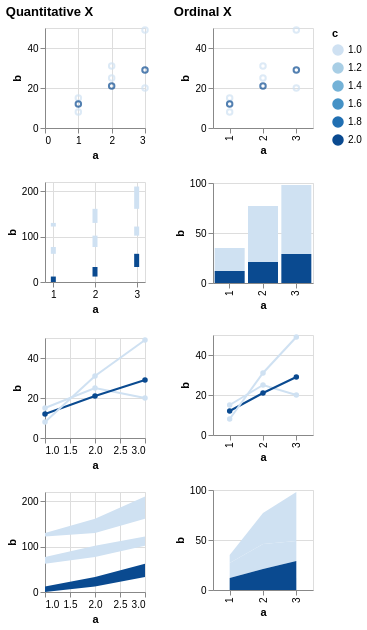

Vega-Lite specification for this chart:
### Vega specification from a JSON file in a GitHub repository (floating-point values rounded to 4 significant figures)
{"$schema": "https://vega.github.io/schema/vega/v6.json", "description": "Testing invalid", "background": "white", "padding": 5, "data": [{"name": "source_0", "values": [{"a": 1, "b": 15, "c": 1}, {"a": 2, "b": 25, "c": 1}, {"a": 3, "b": 20, "c": 1}, {"a": 1, "b": 12, "c": 2}, {"a": 2, "b": 21, "c": 2}, {"a": 3, "b": 29, "c": 2}, {"a": 1, "b": 8, "c": null}, {"a": 2, "b": 31, "c": null}, {"a": 3, "b": 49, "c": null}]}, {"name": "data_0", "source": "source_0", "transform": [{"type": "formula", "expr": "toNumber(datum[\"a\"])", "as": "a"}]}, {"name": "data_2", "source": "data_0", "transform": [{"type": "stack", "groupby": [], "field": "b", "sort": {"field": ["c"], "order": ["descending"]}, "as": ["b_start", "b_end"], "offset": "zero"}]}, {"name": "data_3", "source": "data_0", "transform": [{"type": "stack", "groupby": [], "field": "b", "sort": {"field": ["c"], "order": ["descending"]}, "as": ["b_start", "b_end"], "offset": "zero"}]}, {"name": "data_4", "source": "data_0", "transform": [{"type": "stack", "groupby": ["a"], "field": "b", "sort": {"field": ["c"], "order": ["descending"]}, "as": ["b_start", "b_end"], "offset": "zero"}]}, {"name": "data_5", "source": "data_0", "transform": [{"type": "impute", "field": "b", "groupby": ["c"], "key": "a", "method": "value", "value": 0}, {"type": "stack", "groupby": ["a"], "field": "b", "sort": {"field": ["c"], "order": ["descending"]}, "as": ["b_start", "b_end"], "offset": "zero"}]}], "signals": [{"name": "childWidth", "value": 100}, {"name": "concat_0_childHeight", "value": 100}, {"name": "concat_1_childHeight", "value": 100}], "layout": {"padding": 20, "bounds": "full", "align": "each"}, "marks": [{"type": "group", "name": "concat_0_group", "title": {"text": "Quantitative X", "anchor": "start"}, "layout": {"padding": 20, "columns": 1, "bounds": "full", "align": "each"}, "marks": [{"type": "group", "name": "concat_0_concat_0_group", "style": "cell", "encode": {"update": {"width": {"signal": "childWidth"}, "height": {"signal": "concat_0_childHeight"}}}, "marks": [{"name": "concat_0_concat_0_marks", "type": "symbol", "style": ["point"], "from": {"data": "data_0"}, "encode": {"update": {"opacity": {"value": 0.7}, "fill": {"value": "transparent"}, "stroke": [{"test": "!isValid(datum[\"c\"]) || !isFinite(+datum[\"c\"])", "signal": "scale('color', inrange(0, domain('color')) ? 0 : domain('color')[0])"}, {"scale": "color", "field": "c"}], "tooltip": {"signal": "{\"a\": format(datum[\"a\"], \"\"), \"b\": format(datum[\"b\"], \"\"), \"c\": format(datum[\"c\"], \"\")}"}, "ariaRoleDescription": {"value": "point"}, "description": {"signal": "\"a: \" + (format(datum[\"a\"], \"\")) + \"; b: \" + (format(datum[\"b\"], \"\")) + \"; c: \" + (format(datum[\"c\"], \"\"))"}, "x": [{"test": "!isValid(datum[\"a\"]) || !isFinite(+datum[\"a\"])", "scale": "concat_0_concat_0_x", "value": 0}, {"scale": "concat_0_concat_0_x", "field": "a"}], "y": [{"test": "!isValid(datum[\"b\"]) || !isFinite(+datum[\"b\"])", "scale": "concat_0_concat_0_y", "value": 0}, {"scale": "concat_0_concat_0_y", "field": "b"}]}}}], "axes": [{"scale": "concat_0_concat_0_x", "orient": "bottom", "gridScale": "concat_0_concat_0_y", "grid": true, "tickCount": {"signal": "ceil(childWidth/40)"}, "domain": false, "labels": false, "aria": false, "maxExtent": 0, "minExtent": 0, "ticks": false, "zindex": 0}, {"scale": "concat_0_concat_0_y", "orient": "left", "gridScale": "concat_0_concat_0_x", "grid": true, "tickCount": {"signal": "ceil(concat_0_childHeight/40)"}, "domain": false, "labels": false, "aria": false, "maxExtent": 0, "minExtent": 0, "ticks": false, "zindex": 0}, {"scale": "concat_0_concat_0_x", "orient": "bottom", "grid": false, "title": "a", "labelFlush": true, "labelOverlap": true, "tickCount": {"signal": "ceil(childWidth/40)"}, "zindex": 0}, {"scale": "concat_0_concat_0_y", "orient": "left", "grid": false, "title": "b", "labelOverlap": true, "tickCount": {"signal": "ceil(concat_0_childHeight/40)"}, "zindex": 0}]}, {"type": "group", "name": "concat_0_concat_1_group", "style": "cell", "encode": {"update": {"width": {"signal": "childWidth"}, "height": {"signal": "concat_0_childHeight"}}}, "marks": [{"name": "concat_0_concat_1_marks", "type": "rect", "style": ["bar"], "from": {"data": "data_2"}, "encode": {"update": {"fill": [{"test": "!isValid(datum[\"c\"]) || !isFinite(+datum[\"c\"])", "signal": "scale('color', inrange(0, domain('color')) ? 0 : domain('color')[0])"}, {"scale": "color", "field": "c"}], "tooltip": {"signal": "{\"a\": format(datum[\"a\"], \"\"), \"b\": format(datum[\"b\"], \"\"), \"c\": format(datum[\"c\"], \"\")}"}, "ariaRoleDescription": {"value": "bar"}, "description": {"signal": "\"a: \" + (format(datum[\"a\"], \"\")) + \"; b: \" + (format(datum[\"b\"], \"\")) + \"; c: \" + (format(datum[\"c\"], \"\"))"}, "xc": [{"test": "!isValid(datum[\"a\"]) || !isFinite(+datum[\"a\"])", "signal": "scale('concat_0_concat_1_x', inrange(0, domain('concat_0_concat_1_x')) ? 0 : domain('concat_0_concat_1_x')[0])"}, {"scale": "concat_0_concat_1_x", "field": "a"}], "width": {"value": 5}, "y": {"scale": "concat_0_concat_1_y", "field": "b_end"}, "y2": {"scale": "concat_0_concat_1_y", "field": "b_start"}}}}], "axes": [{"scale": "concat_0_concat_1_x", "orient": "bottom", "gridScale": "concat_0_concat_1_y", "grid": true, "tickCount": {"signal": "ceil(childWidth/40)"}, "domain": false, "labels": false, "aria": false, "maxExtent": 0, "minExtent": 0, "ticks": false, "zindex": 0}, {"scale": "concat_0_concat_1_y", "orient": "left", "gridScale": "concat_0_concat_1_x", "grid": true, "tickCount": {"signal": "ceil(concat_0_childHeight/40)"}, "domain": false, "labels": false, "aria": false, "maxExtent": 0, "minExtent": 0, "ticks": false, "zindex": 0}, {"scale": "concat_0_concat_1_x", "orient": "bottom", "grid": false, "title": "a", "labelFlush": true, "labelOverlap": true, "tickCount": {"signal": "ceil(childWidth/40)"}, "zindex": 0}, {"scale": "concat_0_concat_1_y", "orient": "left", "grid": false, "title": "b", "labelOverlap": true, "tickCount": {"signal": "ceil(concat_0_childHeight/40)"}, "zindex": 0}]}, {"type": "group", "name": "concat_0_concat_2_group", "style": "cell", "encode": {"update": {"width": {"signal": "childWidth"}, "height": {"signal": "concat_0_childHeight"}}}, "marks": [{"name": "concat_0_concat_2_layer_0_pathgroup", "type": "group", "from": {"facet": {"name": "faceted_path_concat_0_concat_2_layer_0_main", "data": "data_0", "groupby": ["c"]}}, "encode": {"update": {"width": {"field": {"group": "width"}}, "height": {"field": {"group": "height"}}}}, "marks": [{"name": "concat_0_concat_2_layer_0_marks", "type": "line", "style": ["line"], "sort": {"field": "x"}, "from": {"data": "faceted_path_concat_0_concat_2_layer_0_main"}, "encode": {"update": {"stroke": [{"test": "!isValid(datum[\"c\"]) || !isFinite(+datum[\"c\"])", "signal": "scale('color', inrange(0, domain('color')) ? 0 : domain('color')[0])"}, {"scale": "color", "field": "c"}], "tooltip": {"signal": "{\"a\": format(datum[\"a\"], \"\"), \"b\": format(datum[\"b\"], \"\"), \"c\": format(datum[\"c\"], \"\")}"}, "description": {"signal": "\"a: \" + (format(datum[\"a\"], \"\")) + \"; b: \" + (format(datum[\"b\"], \"\")) + \"; c: \" + (format(datum[\"c\"], \"\"))"}, "x": [{"test": "!isValid(datum[\"a\"]) || !isFinite(+datum[\"a\"])", "signal": "scale('concat_0_concat_2_x', inrange(0, domain('concat_0_concat_2_x')) ? 0 : domain('concat_0_concat_2_x')[0])"}, {"scale": "concat_0_concat_2_x", "field": "a"}], "y": [{"test": "!isValid(datum[\"b\"]) || !isFinite(+datum[\"b\"])", "scale": "concat_0_concat_2_y", "value": 0}, {"scale": "concat_0_concat_2_y", "field": "b"}]}}}]}, {"name": "concat_0_concat_2_layer_1_marks", "type": "symbol", "style": ["point"], "from": {"data": "data_0"}, "encode": {"update": {"opacity": {"value": 1}, "fill": [{"test": "!isValid(datum[\"c\"]) || !isFinite(+datum[\"c\"])", "signal": "scale('color', inrange(0, domain('color')) ? 0 : domain('color')[0])"}, {"scale": "color", "field": "c"}], "tooltip": {"signal": "{\"a\": format(datum[\"a\"], \"\"), \"b\": format(datum[\"b\"], \"\"), \"c\": format(datum[\"c\"], \"\")}"}, "ariaRoleDescription": {"value": "point"}, "description": {"signal": "\"a: \" + (format(datum[\"a\"], \"\")) + \"; b: \" + (format(datum[\"b\"], \"\")) + \"; c: \" + (format(datum[\"c\"], \"\"))"}, "x": [{"test": "!isValid(datum[\"a\"]) || !isFinite(+datum[\"a\"])", "signal": "scale('concat_0_concat_2_x', inrange(0, domain('concat_0_concat_2_x')) ? 0 : domain('concat_0_concat_2_x')[0])"}, {"scale": "concat_0_concat_2_x", "field": "a"}], "y": [{"test": "!isValid(datum[\"b\"]) || !isFinite(+datum[\"b\"])", "scale": "concat_0_concat_2_y", "value": 0}, {"scale": "concat_0_concat_2_y", "field": "b"}]}}}], "axes": [{"scale": "concat_0_concat_2_x", "orient": "bottom", "gridScale": "concat_0_concat_2_y", "grid": true, "tickCount": {"signal": "ceil(childWidth/40)"}, "domain": false, "labels": false, "aria": false, "maxExtent": 0, "minExtent": 0, "ticks": false, "zindex": 0}, {"scale": "concat_0_concat_2_y", "orient": "left", "gridScale": "concat_0_concat_2_x", "grid": true, "tickCount": {"signal": "ceil(concat_0_childHeight/40)"}, "domain": false, "labels": false, "aria": false, "maxExtent": 0, "minExtent": 0, "ticks": false, "zindex": 0}, {"scale": "concat_0_concat_2_x", "orient": "bottom", "grid": false, "title": "a", "labelFlush": true, "labelOverlap": true, "tickCount": {"signal": "ceil(childWidth/40)"}, "zindex": 0}, {"scale": "concat_0_concat_2_y", "orient": "left", "grid": false, "title": "b", "labelOverlap": true, "tickCount": {"signal": "ceil(concat_0_childHeight/40)"}, "zindex": 0}]}, {"type": "group", "name": "concat_0_concat_3_group", "style": "cell", "encode": {"update": {"width": {"signal": "childWidth"}, "height": {"signal": "concat_0_childHeight"}}}, "marks": [{"name": "concat_0_concat_3_pathgroup", "type": "group", "from": {"facet": {"name": "faceted_path_concat_0_concat_3_main", "data": "data_3", "groupby": ["c"]}}, "encode": {"update": {"width": {"field": {"group": "width"}}, "height": {"field": {"group": "height"}}}}, "marks": [{"name": "concat_0_concat_3_marks", "type": "area", "style": ["area"], "sort": {"field": "x"}, "from": {"data": "faceted_path_concat_0_concat_3_main"}, "encode": {"update": {"orient": {"value": "vertical"}, "fill": [{"test": "!isValid(datum[\"c\"]) || !isFinite(+datum[\"c\"])", "signal": "scale('color', inrange(0, domain('color')) ? 0 : domain('color')[0])"}, {"scale": "color", "field": "c"}], "tooltip": {"signal": "{\"a\": format(datum[\"a\"], \"\"), \"b\": format(datum[\"b\"], \"\"), \"c\": format(datum[\"c\"], \"\")}"}, "description": {"signal": "\"a: \" + (format(datum[\"a\"], \"\")) + \"; b: \" + (format(datum[\"b\"], \"\")) + \"; c: \" + (format(datum[\"c\"], \"\"))"}, "x": [{"test": "!isValid(datum[\"a\"]) || !isFinite(+datum[\"a\"])", "signal": "scale('concat_0_concat_3_x', inrange(0, domain('concat_0_concat_3_x')) ? 0 : domain('concat_0_concat_3_x')[0])"}, {"scale": "concat_0_concat_3_x", "field": "a"}], "y": {"scale": "concat_0_concat_3_y", "field": "b_end"}, "y2": {"scale": "concat_0_concat_3_y", "field": "b_start"}}}}]}], "axes": [{"scale": "concat_0_concat_3_x", "orient": "bottom", "gridScale": "concat_0_concat_3_y", "grid": true, "tickCount": {"signal": "ceil(childWidth/40)"}, "domain": false, "labels": false, "aria": false, "maxExtent": 0, "minExtent": 0, "ticks": false, "zindex": 0}, {"scale": "concat_0_concat_3_y", "orient": "left", "gridScale": "concat_0_concat_3_x", "grid": true, "tickCount": {"signal": "ceil(concat_0_childHeight/40)"}, "domain": false, "labels": false, "aria": false, "maxExtent": 0, "minExtent": 0, "ticks": false, "zindex": 0}, {"scale": "concat_0_concat_3_x", "orient": "bottom", "grid": false, "title": "a", "labelFlush": true, "labelOverlap": true, "tickCount": {"signal": "ceil(childWidth/40)"}, "zindex": 0}, {"scale": "concat_0_concat_3_y", "orient": "left", "grid": false, "title": "b", "labelOverlap": true, "tickCount": {"signal": "ceil(concat_0_childHeight/40)"}, "zindex": 0}]}]}, {"type": "group", "name": "concat_1_group", "title": {"text": "Ordinal X", "anchor": "start"}, "layout": {"padding": 20, "columns": 1, "bounds": "full", "align": "each"}, "marks": [{"type": "group", "name": "concat_1_concat_0_group", "style": "cell", "encode": {"update": {"width": {"signal": "childWidth"}, "height": {"signal": "concat_1_childHeight"}}}, "marks": [{"name": "concat_1_concat_0_marks", "type": "symbol", "style": ["point"], "from": {"data": "data_0"}, "encode": {"update": {"opacity": {"value": 0.7}, "fill": {"value": "transparent"}, "stroke": [{"test": "!isValid(datum[\"c\"]) || !isFinite(+datum[\"c\"])", "signal": "scale('color', inrange(0, domain('color')) ? 0 : domain('color')[0])"}, {"scale": "color", "field": "c"}], "tooltip": {"signal": "{\"a\": isValid(datum[\"a\"]) ? datum[\"a\"] : \"\"+datum[\"a\"], \"b\": format(datum[\"b\"], \"\"), \"c\": format(datum[\"c\"], \"\")}"}, "ariaRoleDescription": {"value": "point"}, "description": {"signal": "\"a: \" + (isValid(datum[\"a\"]) ? datum[\"a\"] : \"\"+datum[\"a\"]) + \"; b: \" + (format(datum[\"b\"], \"\")) + \"; c: \" + (format(datum[\"c\"], \"\"))"}, "x": {"scale": "concat_1_concat_0_x", "field": "a"}, "y": [{"test": "!isValid(datum[\"b\"]) || !isFinite(+datum[\"b\"])", "scale": "concat_1_concat_0_y", "value": 0}, {"scale": "concat_1_concat_0_y", "field": "b"}]}}}], "axes": [{"scale": "concat_1_concat_0_y", "orient": "left", "gridScale": "concat_1_concat_0_x", "grid": true, "tickCount": {"signal": "ceil(concat_1_childHeight/40)"}, "domain": false, "labels": false, "aria": false, "maxExtent": 0, "minExtent": 0, "ticks": false, "zindex": 0}, {"scale": "concat_1_concat_0_x", "orient": "bottom", "grid": false, "title": "a", "labelAlign": "right", "labelAngle": 270, "labelBaseline": "middle", "zindex": 0}, {"scale": "concat_1_concat_0_y", "orient": "left", "grid": false, "title": "b", "labelOverlap": true, "tickCount": {"signal": "ceil(concat_1_childHeight/40)"}, "zindex": 0}]}, {"type": "group", "name": "concat_1_concat_1_group", "style": "cell", "encode": {"update": {"width": {"signal": "childWidth"}, "height": {"signal": "concat_1_childHeight"}}}, "marks": [{"name": "concat_1_concat_1_marks", "type": "rect", "style": ["bar"], "from": {"data": "data_4"}, "encode": {"update": {"fill": [{"test": "!isValid(datum[\"c\"]) || !isFinite(+datum[\"c\"])", "signal": "scale('color', inrange(0, domain('color')) ? 0 : domain('color')[0])"}, {"scale": "color", "field": "c"}], "tooltip": {"signal": "{\"a\": isValid(datum[\"a\"]) ? datum[\"a\"] : \"\"+datum[\"a\"], \"b\": format(datum[\"b\"], \"\"), \"c\": format(datum[\"c\"], \"\")}"}, "ariaRoleDescription": {"value": "bar"}, "description": {"signal": "\"a: \" + (isValid(datum[\"a\"]) ? datum[\"a\"] : \"\"+datum[\"a\"]) + \"; b: \" + (format(datum[\"b\"], \"\")) + \"; c: \" + (format(datum[\"c\"], \"\"))"}, "x": {"scale": "concat_1_concat_1_x", "field": "a"}, "width": {"signal": "max(0.25, bandwidth('concat_1_concat_1_x'))"}, "y": {"scale": "concat_1_concat_1_y", "field": "b_end"}, "y2": {"scale": "concat_1_concat_1_y", "field": "b_start"}}}}], "axes": [{"scale": "concat_1_concat_1_y", "orient": "left", "gridScale": "concat_1_concat_1_x", "grid": true, "tickCount": {"signal": "ceil(concat_1_childHeight/40)"}, "domain": false, "labels": false, "aria": false, "maxExtent": 0, "minExtent": 0, "ticks": false, "zindex": 0}, {"scale": "concat_1_concat_1_x", "orient": "bottom", "grid": false, "title": "a", "labelAlign": "right", "labelAngle": 270, "labelBaseline": "middle", "zindex": 0}, {"scale": "concat_1_concat_1_y", "orient": "left", "grid": false, "title": "b", "labelOverlap": true, "tickCount": {"signal": "ceil(concat_1_childHeight/40)"}, "zindex": 0}]}, {"type": "group", "name": "concat_1_concat_2_group", "style": "cell", "encode": {"update": {"width": {"signal": "childWidth"}, "height": {"signal": "concat_1_childHeight"}}}, "marks": [{"name": "concat_1_concat_2_layer_0_pathgroup", "type": "group", "from": {"facet": {"name": "faceted_path_concat_1_concat_2_layer_0_main", "data": "data_0", "groupby": ["c"]}}, "encode": {"update": {"width": {"field": {"group": "width"}}, "height": {"field": {"group": "height"}}}}, "marks": [{"name": "concat_1_concat_2_layer_0_marks", "type": "line", "style": ["line"], "sort": {"field": "x"}, "from": {"data": "faceted_path_concat_1_concat_2_layer_0_main"}, "encode": {"update": {"stroke": [{"test": "!isValid(datum[\"c\"]) || !isFinite(+datum[\"c\"])", "signal": "scale('color', inrange(0, domain('color')) ? 0 : domain('color')[0])"}, {"scale": "color", "field": "c"}], "tooltip": {"signal": "{\"a\": isValid(datum[\"a\"]) ? datum[\"a\"] : \"\"+datum[\"a\"], \"b\": format(datum[\"b\"], \"\"), \"c\": format(datum[\"c\"], \"\")}"}, "description": {"signal": "\"a: \" + (isValid(datum[\"a\"]) ? datum[\"a\"] : \"\"+datum[\"a\"]) + \"; b: \" + (format(datum[\"b\"], \"\")) + \"; c: \" + (format(datum[\"c\"], \"\"))"}, "x": {"scale": "concat_1_concat_2_x", "field": "a"}, "y": [{"test": "!isValid(datum[\"b\"]) || !isFinite(+datum[\"b\"])", "scale": "concat_1_concat_2_y", "value": 0}, {"scale": "concat_1_concat_2_y", "field": "b"}]}}}]}, {"name": "concat_1_concat_2_layer_1_marks", "type": "symbol", "style": ["point"], "from": {"data": "data_0"}, "encode": {"update": {"opacity": {"value": 1}, "fill": [{"test": "!isValid(datum[\"c\"]) || !isFinite(+datum[\"c\"])", "signal": "scale('color', inrange(0, domain('color')) ? 0 : domain('color')[0])"}, {"scale": "color", "field": "c"}], "tooltip": {"signal": "{\"a\": isValid(datum[\"a\"]) ? datum[\"a\"] : \"\"+datum[\"a\"], \"b\": format(datum[\"b\"], \"\"), \"c\": format(datum[\"c\"], \"\")}"}, "ariaRoleDescription": {"value": "point"}, "description": {"signal": "\"a: \" + (isValid(datum[\"a\"]) ? datum[\"a\"] : \"\"+datum[\"a\"]) + \"; b: \" + (format(datum[\"b\"], \"\")) + \"; c: \" + (format(datum[\"c\"], \"\"))"}, "x": {"scale": "concat_1_concat_2_x", "field": "a"}, "y": [{"test": "!isValid(datum[\"b\"]) || !isFinite(+datum[\"b\"])", "scale": "concat_1_concat_2_y", "value": 0}, {"scale": "concat_1_concat_2_y", "field": "b"}]}}}], "axes": [{"scale": "concat_1_concat_2_y", "orient": "left", "gridScale": "concat_1_concat_2_x", "grid": true, "tickCount": {"signal": "ceil(concat_1_childHeight/40)"}, "domain": false, "labels": false, "aria": false, "maxExtent": 0, "minExtent": 0, "ticks": false, "zindex": 0}, {"scale": "concat_1_concat_2_x", "orient": "bottom", "grid": false, "title": "a", "labelAlign": "right", "labelAngle": 270, "labelBaseline": "middle", "zindex": 0}, {"scale": "concat_1_concat_2_y", "orient": "left", "grid": false, "title": "b", "labelOverlap": true, "tickCount": {"signal": "ceil(concat_1_childHeight/40)"}, "zindex": 0}]}, {"type": "group", "name": "concat_1_concat_3_group", "style": "cell", "encode": {"update": {"width": {"signal": "childWidth"}, "height": {"signal": "concat_1_childHeight"}}}, "marks": [{"name": "concat_1_concat_3_pathgroup", "type": "group", "from": {"facet": {"name": "faceted_path_concat_1_concat_3_main", "data": "data_5", "groupby": ["c"]}}, "encode": {"update": {"width": {"field": {"group": "width"}}, "height": {"field": {"group": "height"}}}}, "marks": [{"name": "concat_1_concat_3_marks", "type": "area", "style": ["area"], "sort": {"field": "x"}, "from": {"data": "faceted_path_concat_1_concat_3_main"}, "encode": {"update": {"orient": {"value": "vertical"}, "fill": [{"test": "!isValid(datum[\"c\"]) || !isFinite(+datum[\"c\"])", "signal": "scale('color', inrange(0, domain('color')) ? 0 : domain('color')[0])"}, {"scale": "color", "field": "c"}], "tooltip": {"signal": "{\"a\": isValid(datum[\"a\"]) ? datum[\"a\"] : \"\"+datum[\"a\"], \"b\": format(datum[\"b\"], \"\"), \"c\": format(datum[\"c\"], \"\")}"}, "description": {"signal": "\"a: \" + (isValid(datum[\"a\"]) ? datum[\"a\"] : \"\"+datum[\"a\"]) + \"; b: \" + (format(datum[\"b\"], \"\")) + \"; c: \" + (format(datum[\"c\"], \"\"))"}, "x": {"scale": "concat_1_concat_3_x", "field": "a"}, "y": {"scale": "concat_1_concat_3_y", "field": "b_end"}, "y2": {"scale": "concat_1_concat_3_y", "field": "b_start"}}}}]}], "axes": [{"scale": "concat_1_concat_3_y", "orient": "left", "gridScale": "concat_1_concat_3_x", "grid": true, "tickCount": {"signal": "ceil(concat_1_childHeight/40)"}, "domain": false, "labels": false, "aria": false, "maxExtent": 0, "minExtent": 0, "ticks": false, "zindex": 0}, {"scale": "concat_1_concat_3_x", "orient": "bottom", "grid": false, "title": "a", "labelAlign": "right", "labelAngle": 270, "labelBaseline": "middle", "zindex": 0}, {"scale": "concat_1_concat_3_y", "orient": "left", "grid": false, "title": "b", "labelOverlap": true, "tickCount": {"signal": "ceil(concat_1_childHeight/40)"}, "zindex": 0}]}]}], "scales": [{"name": "color", "type": "linear", "domain": {"fields": [{"data": "data_0", "field": "c"}, {"data": "data_2", "field": "c"}, {"data": "data_3", "field": "c"}, {"data": "data_4", "field": "c"}, {"data": "data_5", "field": "c"}]}, "range": "ramp", "interpolate": "hcl", "zero": false}, {"name": "concat_0_concat_0_x", "type": "linear", "domain": {"data": "data_0", "field": "a"}, "range": [0, {"signal": "childWidth"}], "nice": true, "zero": true}, {"name": "concat_0_concat_0_y", "type": "linear", "domain": {"data": "data_0", "field": "b"}, "range": [{"signal": "concat_0_childHeight"}, 0], "nice": true, "zero": true}, {"name": "concat_0_concat_1_x", "type": "linear", "domain": {"data": "data_2", "field": "a"}, "range": [0, {"signal": "childWidth"}], "nice": true, "zero": false, "padding": 5}, {"name": "concat_0_concat_1_y", "type": "linear", "domain": {"data": "data_2", "fields": ["b_start", "b_end"]}, "range": [{"signal": "concat_0_childHeight"}, 0], "nice": true, "zero": true}, {"name": "concat_0_concat_2_x", "type": "linear", "domain": {"data": "data_0", "field": "a"}, "range": [0, {"signal": "childWidth"}], "nice": true, "zero": false}, {"name": "concat_0_concat_2_y", "type": "linear", "domain": {"data": "data_0", "field": "b"}, "range": [{"signal": "concat_0_childHeight"}, 0], "nice": true, "zero": true}, {"name": "concat_0_concat_3_x", "type": "linear", "domain": {"data": "data_3", "field": "a"}, "range": [0, {"signal": "childWidth"}], "nice": true, "zero": false}, {"name": "concat_0_concat_3_y", "type": "linear", "domain": {"data": "data_3", "fields": ["b_start", "b_end"]}, "range": [{"signal": "concat_0_childHeight"}, 0], "nice": true, "zero": true}, {"name": "concat_1_concat_0_x", "type": "point", "domain": {"data": "data_0", "field": "a", "sort": true}, "range": [0, {"signal": "childWidth"}], "padding": 0.5}, {"name": "concat_1_concat_0_y", "type": "linear", "domain": {"data": "data_0", "field": "b"}, "range": [{"signal": "concat_1_childHeight"}, 0], "nice": true, "zero": true}, {"name": "concat_1_concat_1_x", "type": "band", "domain": {"data": "data_4", "field": "a", "sort": true}, "range": [0, {"signal": "childWidth"}], "paddingInner": 0.1, "paddingOuter": 0.05}, {"name": "concat_1_concat_1_y", "type": "linear", "domain": {"data": "data_4", "fields": ["b_start", "b_end"]}, "range": [{"signal": "concat_1_childHeight"}, 0], "nice": true, "zero": true}, {"name": "concat_1_concat_2_x", "type": "point", "domain": {"data": "data_0", "field": "a", "sort": true}, "range": [0, {"signal": "childWidth"}], "padding": 0.5}, {"name": "concat_1_concat_2_y", "type": "linear", "domain": {"data": "data_0", "field": "b"}, "range": [{"signal": "concat_1_childHeight"}, 0], "nice": true, "zero": true}, {"name": "concat_1_concat_3_x", "type": "point", "domain": {"data": "data_5", "field": "a", "sort": true}, "range": [0, {"signal": "childWidth"}], "padding": 0.5}, {"name": "concat_1_concat_3_y", "type": "linear", "domain": {"data": "data_5", "fields": ["b_start", "b_end"]}, "range": [{"signal": "concat_1_childHeight"}, 0], "nice": true, "zero": true}], "legends": [{"stroke": "color", "gradientLength": {"signal": "clamp(concat_0_childHeight, 64, 200)"}, "title": "c", "encode": {"gradient": {"update": {"opacity": {"value": 0.7}}}}, "fill": "color"}], "config": {"mark": {"tooltip": true}}}
